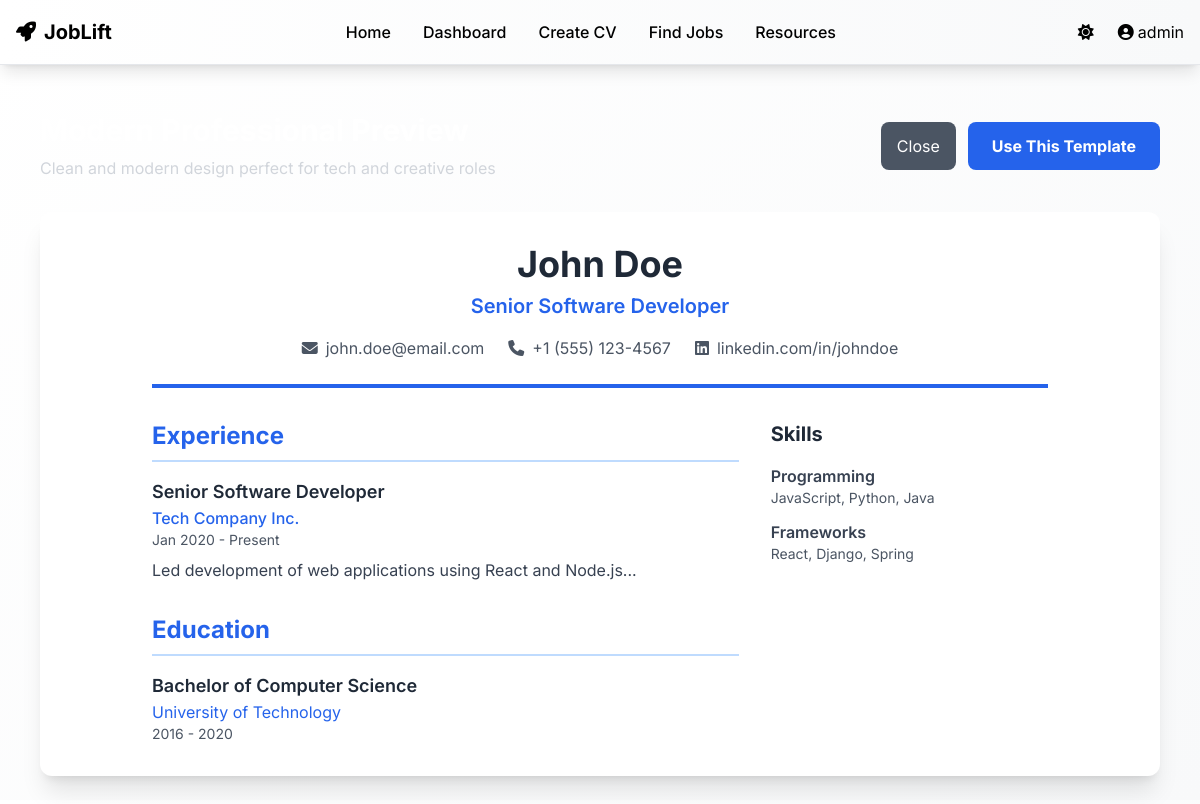
Page /cv/template/1/preview/ (signed in) on the committed database.
### accounts/models.py (models this page shows)
class CustomUser(AbstractUser):
    email = models.EmailField(unique=True)
    phone = models.CharField(max_length=15, blank=True)
    profile_picture = models.ImageField(upload_to='profiles/', blank=True, null=True)
    preferred_job_role = models.CharField(max_length=100, blank=True)
    experience_level = models.CharField(max_length=20, choices=[
        ('fresher', 'Fresher'),
        ('1-3', '1-3 Years'),
        ('3-5', '3-5 Years'),
        ('5+', '5+ Years')
    ], default='fresher')
    created_at = models.DateTimeField(auto_now_add=True)
    updated_at = models.DateTimeField(auto_now=True)
    USERNAME_FIELD = 'email'
    REQUIRED_FIELDS = ['username']

### cv_optimizer/models.py (models this page shows, shortened)
class CVTemplate(models.Model):
    TEMPLATE_TYPES = [
        ('modern', 'Modern'),
        ('classic', 'Classic'),
        ('creative', 'Creative'),
        ('professional', 'Professional'),
        ('minimal', 'Minimal'),
    ]
    name = models.CharField(max_length=100)
    template_type = models.CharField(max_length=20, choices=TEMPLATE_TYPES)
    description = models.TextField()
    html_template = models.TextField()
    css_styles = models.TextField()
    is_active = models.BooleanField(default=True)
    preview_image = models.ImageField(upload_to='cv_templates/', blank=True, null=True)
    created_at = models.DateTimeField(auto_now_add=True)

### cv_optimizer/views.py (the view)
# urls.py: path('template/<int:template_id>/preview/', views.TemplatePreviewView.as_view(), name='template_preview'),
class TemplatePreviewView(DetailView):
    model = CVTemplate
    template_name = 'cv_optimizer/template_preview.html'
    context_object_name = 'template'
    pk_url_kwarg = 'template_id'

### templates/cv_optimizer/template_preview.html (shortened to what this page needs)
{% extends 'base.html' %}
{% load static %}
{% block content %}
<div class="max-w-6xl mx-auto px-4 py-12">
    <div class="flex justify-between items-center mb-8">
        <div>
            <h2 class="text-3xl font-bold text-white mb-2">{{ template.name }} Preview</h2>
            <p class="text-gray-300">{{ template.description }}</p>
        </div>
        <div class="flex space-x-3">
            <button onclick="window.close()" class="bg-gray-600 hover:bg-gray-700 text-white px-4 py-2 rounded-lg">
                Close
            </button>
            <a href="{% url 'cv_optimizer:builder' template.id %}" class="bg-blue-600 hover:bg-blue-700 text-white px-6 py-3 rounded-lg font-bold">
                Use This Template
            </a>
        </div>
    </div>
    <div class="bg-white rounded-xl shadow-xl overflow-hidden">
        <div class="p-8" style="{{ template.css_styles|safe }}">
            {% if template.template_type == 'modern' %}
            <div class="max-w-4xl mx-auto">
                <div class="text-center border-b-4 border-blue-600 pb-6 mb-8">
                    <h1 class="text-4xl font-bold text-gray-800 mb-2">John Doe</h1>
                    <p class="text-xl text-blue-600 font-semibold mb-4">Senior Software Developer</p>
                    <div class="flex justify-center space-x-6 text-gray-600">
                        <span><i class="fas fa-envelope mr-2"></i>john.doe@email.com</span>
                        <span><i class="fas fa-phone mr-2"></i>+1 (555) 123-4567</span>
                        <span><i class="fab fa-linkedin mr-2"></i>linkedin.com/in/johndoe</span>
                    </div>
                </div>
                <div class="grid grid-cols-3 gap-8">
                    <div class="col-span-2">
                        <div class="mb-8">
                            <h2 class="text-2xl font-bold text-blue-600 mb-4 border-b-2 border-blue-200 pb-2">Experience</h2>
                            <div class="mb-6">
                                <h3 class="text-lg font-semibold text-gray-800">Senior Software Developer</h3>
                                <p class="text-blue-600 font-medium">Tech Company Inc.</p>
                                <p class="text-gray-600 text-sm mb-2">Jan 2020 - Present</p>
                                <p class="text-gray-700">Led development of web applications using React and Node.js...</p>
                            </div>
                        </div>
                        <div>
                            <h2 class="text-2xl font-bold text-blue-600 mb-4 border-b-2 border-blue-200 pb-2">Education</h2>
                            <div>
                                <h3 class="text-lg font-semibold text-gray-800">Bachelor of Computer Science</h3>
                                <p class="text-blue-600">University of Technology</p>
                                <p class="text-gray-600 text-sm">2016 - 2020</p>
                            </div>
                        </div>
                    </div>
                    <div>
                        <div class="mb-8">
                            <h2 class="text-xl font-bold text-gray-800 mb-4">Skills</h2>
                            <div class="space-y-3">
                                <div>
                                    <h3 class="font-semibold text-gray-700">Programming</h3>
                                    <p class="text-sm text-gray-600">JavaScript, Python, Java</p>
                                </div>
                                <div>
                                    <h3 class="font-semibold text-gray-700">Frameworks</h3>
                                    <p class="text-sm text-gray-600">React, Django, Spring</p>
                                </div>
                            </div>
                        </div>
                    </div>
                </div>
            </div>
            {% endif %}
        </div>
    </div>
</div>
{% endblock %}

### templates/base.html (shortened to what this page needs)
<!DOCTYPE html>
<html lang="en">
<head>
    <script src="https://cdn.tailwindcss.com"></script>
    <link href="https://cdnjs.cloudflare.com/ajax/libs/font-awesome/6.4.0/css/all.min.css" rel="stylesheet">
</head>
<body class="bg-white text-black font-inter min-h-screen light-theme">
    <nav class="bg-white shadow-lg border-b border-gray-200 text-gray-900 fixed top-0 w-full z-50">
        <div class="max-w-7xl mx-auto px-4">
            <div class="flex justify-between items-center h-16">
                <a href="{% url 'core:home' %}" class="flex items-center font-bold text-xl">
                    <i class="fas fa-rocket mr-2"></i>JobLift
                </a>
                <div class="hidden md:flex items-center space-x-8">
                    <a href="{% url 'core:home' %}" class="text-gray-700 hover:text-blue-600 font-medium transition-colors">Home</a>
                    {% if user.is_authenticated %}
                    <a href="{% url 'core:dashboard' %}" class="text-gray-700 hover:text-blue-600 font-medium transition-colors">Dashboard</a>
                    <a href="{% url 'cv_optimizer:create' %}" class="text-gray-700 hover:text-blue-600 font-medium transition-colors">Create CV</a>
                    <a href="{% url 'job_scraper:search' %}" class="text-gray-700 hover:text-blue-600 font-medium transition-colors">Find Jobs</a>
                    {% endif %}
                    <a href="{% url 'core:resources' %}" class="text-gray-700 hover:text-blue-600 font-medium transition-colors">Resources</a>
                </div>
                <div class="flex items-center space-x-4">
                    <button id="themeToggle" class="p-2 rounded-lg hover:bg-gray-100 transition-colors" onclick="toggleTheme()">
                        <i class="fas fa-sun text-gray-600" id="themeIcon"></i>
                    </button>
                    {% if user.is_authenticated %}
                    <div class="relative group">
                        <button class="flex items-center text-gray-700 hover:text-blue-600 transition-colors">
                            <i class="fas fa-user-circle mr-1"></i>{{ user.username }}
                        </button>
                    </div>
                    {% else %}
                    <a href="{% url 'accounts:login' %}" class="text-gray-700 hover:text-blue-600 transition-colors">Login</a>
                    <a href="{% url 'accounts:register' %}" class="bg-blue-600 text-white px-4 py-2 rounded-lg hover:bg-blue-700 transition-colors">Register</a>
                    {% endif %}
                </div>
            </div>
        </div>
    </nav>
    <main class="pt-16 min-h-screen">
        {% block content %}
        {% endblock %}
    </main>
    {% load static %}
</body>
</html>

### templates/base.html (style rules this page uses)
.light-theme { background: linear-gradient(135deg, #ffffff 0%, #f8f9fa 100%) !important; color: #000000 !important; }
.light-theme nav { background: linear-gradient(90deg, #ffffff 0%, #f8f9fa 100%) !important; color: #000000 !important; }

### rows in the picture
CustomUser: username "admin"
CVTemplate: description "Clean and modern design perfect for tech and creative roles"
